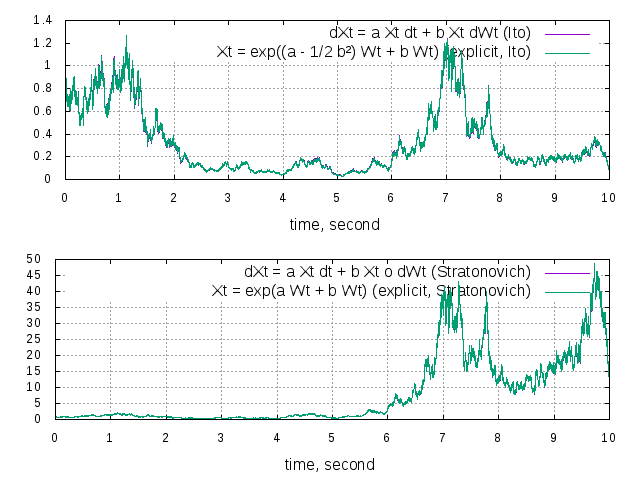

Here is the gnuplot script that generated this plot:
set terminal png
set output "data/TestStratTwo_0.001.png"
set title 
set multiplot
set grid

set grid
set origin 0.0,0.5
set size 1.0,0.5
clear
set xtics font ",10pt"
set ytics font ",10pt"
set ztics font ",10pt"
set xlabel "time, second" font ",12pt"
set ylabel "" font ",12pt"
set zlabel "" font ",12pt"


plot "data/TestStratTwo_0.001.0.data" title " dX_t = a X_t dt + b X_t dW_t (Itô)" with lines , "data/TestStratTwo_0.001.1.data" title " X_t = exp((a - ½ b²) t + b W_t) (explicit, Itô)" with lines 
set grid
set origin 0.0,0.0
set size 1.0,0.5
clear
set xtics font ",10pt"
set ytics font ",10pt"
set ztics font ",10pt"
set xlabel "time, second" font ",12pt"
set ylabel "" font ",12pt"
set zlabel "" font ",12pt"


plot "data/TestStratTwo_0.001.2.data" title " dX_t = a X_t dt + b X_t o dW_t (Stratonovich)" with lines , "data/TestStratTwo_0.001.3.data" title " X_t = exp(a t + b W_t) (explicit, Stratonovich)" with lines 
unset multiplot
